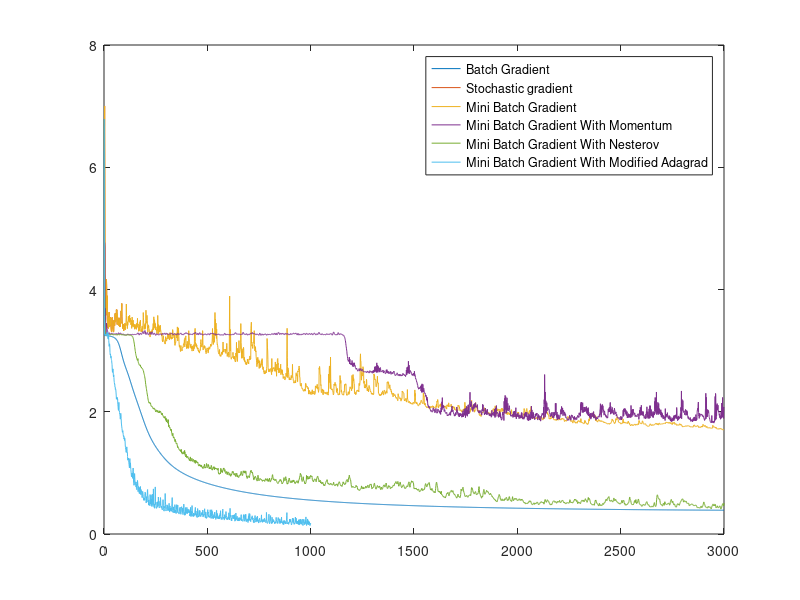

Write the MATLAB code that produced this figure. (Note: this script raises an error after producing the figure.)
%% Plot comparisson for 10000 training examples

clear all

%Load the Batch gradient
load('BatchGradient.mat')
Time_Optimizing = time;
Accuracy = accuracy;
Best_Sol = best_J;
plot(J), hold on

%Load the Stochastic gradient
load('Stochastic gradient descent.mat')
Time_Optimizing = [Time_Optimizing; time];
Accuracy = [Accuracy; accuracy];
Best_Sol = [Best_Sol; best_J];
plot(J)

%Load the Mini Batch gradient
load('MiniBatchGradient.mat')
Time_Optimizing = [Time_Optimizing; time];
Accuracy = [Accuracy; accuracy];
Best_Sol = [Best_Sol; best_J];
plot(J)

%Load the Mini Batch gradient with momentum
load('MiniBatchGradientWithMomentum.mat')
Time_Optimizing = [Time_Optimizing; time];
Accuracy = [Accuracy; accuracy];
Best_Sol = [Best_Sol; best_J];
plot(J)

%Load the Mini Batch gradient with nesterov
load('MiniBatchGradientWithNesterov.mat')
Time_Optimizing = [Time_Optimizing; time];
Accuracy = [Accuracy; accuracy];
Best_Sol = [Best_Sol; best_J];
plot(J)

%Load the Mini Batch gradient with nesterov
load('MiniBatchGradientWithAdagrad.mat')
Time_Optimizing = [Time_Optimizing; time];
Accuracy = [Accuracy; accuracy];
Best_Sol = [Best_Sol; best_J];
plot(J)

Method = {'Batch Gradient'; 'Stochastic gradient';'Mini Batch Gradient';...
    'Mini Batch Gradient With Momentum';'Mini Batch Gradient With Nesterov';...
    'Mini Batch Gradient With Modified Adagrad'};
legend(Method)
table(Method, Time_Optimizing, Accuracy, Best_Sol)

%% Plot comparisson for 100 training examples

clear all
figure()

%Load the Batch gradient
load('BatchGradient_100.mat')
Time_Optimizing = time;
Accuracy = accuracy;
Best_Sol = best_J;
plot(J), axis([0 1000 0 6]), hold on

%Load the Stochastic gradient
load('StochasticGradientDescent_100.mat')
Time_Optimizing = [Time_Optimizing; time];
Accuracy = [Accuracy; accuracy];
Best_Sol = [Best_Sol; best_J];
plot(J)

%Load the Mini Batch gradient
load('MiniBatchGradient_100.mat')
Time_Optimizing = [Time_Optimizing; time];
Accuracy = [Accuracy; accuracy];
Best_Sol = [Best_Sol; best_J];
plot(J)

%Load the Mini Batch gradient with momentum
load('MiniBatchGradientWithMomentum_100.mat')
Time_Optimizing = [Time_Optimizing; time];
Accuracy = [Accuracy; accuracy];
Best_Sol = [Best_Sol; best_J];
plot(J)

%Load the Mini Batch gradient with nesterov
load('MiniBatchGradientWithNesterov_100.mat')
Time_Optimizing = [Time_Optimizing; time];
Accuracy = [Accuracy; accuracy];
Best_Sol = [Best_Sol; best_J];
plot(J)

%Load the Mini Batch gradient with nesterov
load('MiniBatchGradientWithAdagrad_100.mat')
Time_Optimizing = [Time_Optimizing; time];
Accuracy = [Accuracy; accuracy];
Best_Sol = [Best_Sol; best_J];
plot(J)

% %Load the Mini Batch gradient with nesterov
% load('MiniBatchGradientWithAdadelta_100.mat')
% Time_Optimizing = [Time_Optimizing; time];
% Accuracy = [Accuracy; accuracy];
% Best_Sol = [Best_Sol; best_J];
% plot(J)

%Load the Mini Batch gradient with nesterov
load('MiniBatchGradientWithRMSprop_100.mat')
Time_Optimizing = [Time_Optimizing; time];
Accuracy = [Accuracy; accuracy];
Best_Sol = [Best_Sol; best_J];
plot(J)

%Load the Mini Batch gradient with nesterov
load('MiniBatchGradientWithAdam_100.mat')
Time_Optimizing = [Time_Optimizing; time];
Accuracy = [Accuracy; accuracy];
Best_Sol = [Best_Sol; best_J];
plot(J,'g')

%Load the Mini Batch gradient with nesterov
load('MiniBatchGradientWithAdamax_100.mat')
Time_Optimizing = [Time_Optimizing; time];
Accuracy = [Accuracy; accuracy];
Best_Sol = [Best_Sol; best_J];
plot(J,'k')
format short

Method = {'Batch Gradient'; 'Stochastic gradient';'Mini Batch Gradient';...
    'Mini Batch Gradient With Momentum';'Mini Batch Gradient With Nesterov'...
    ;'Mini Batch Gradient With Adagrad';...
    'Mini Batch Gradient With RMSprop'; 'Mini Batch Gradient With Adam'...
    ; 'Mini Batch Gradient With Adamax'};
legend(Method)
table(Method, Time_Optimizing, Accuracy, Best_Sol)
